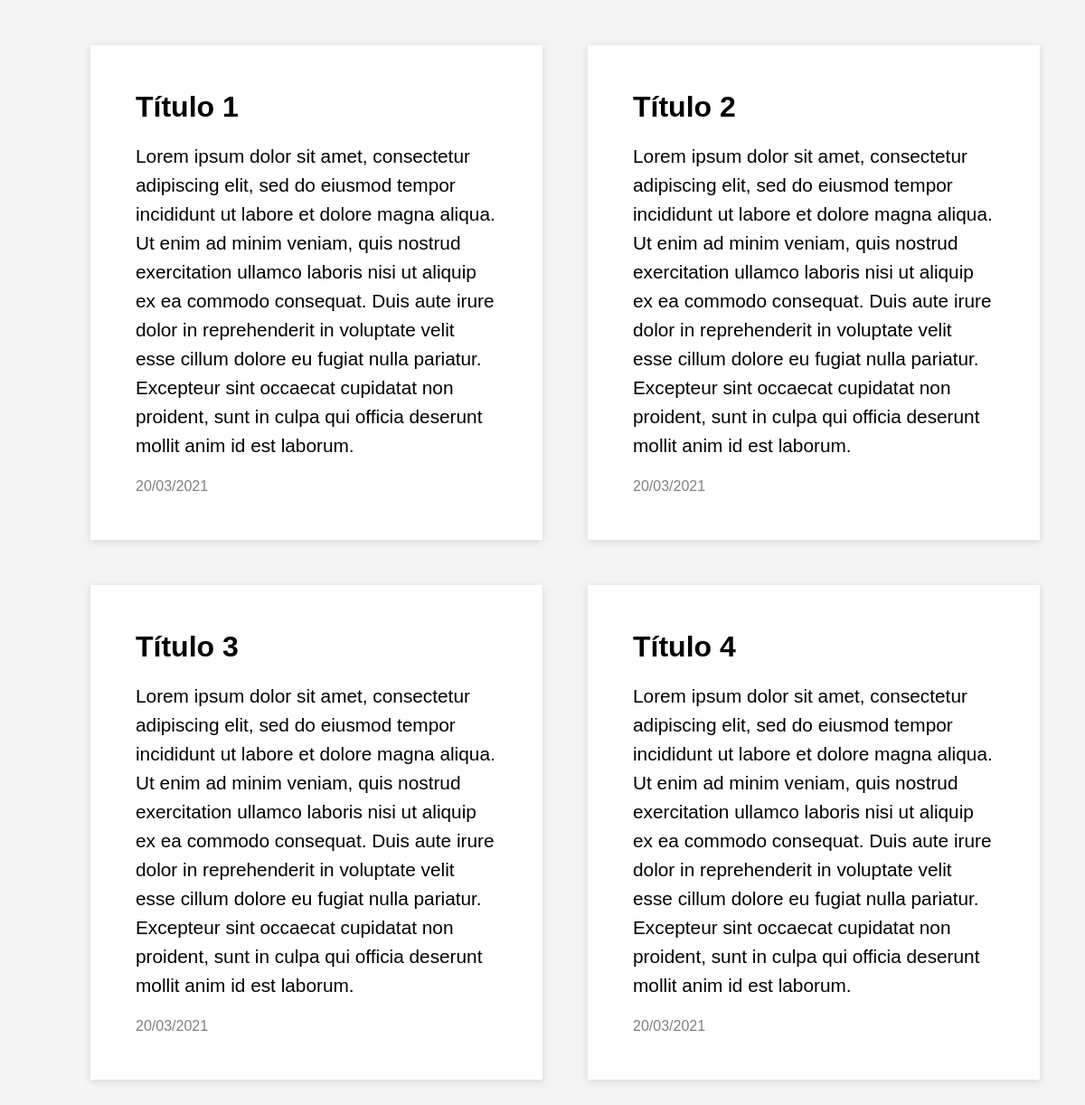
/posts/, run on the app's committed database.
### posts/models.py (models this page shows)
class Post(models.Model):
    title = models.CharField(max_length=120)
    description = models.TextField()
    date = models.CharField(max_length=10)

### posts/views.py (the view)
# urls.py: path('posts/', post_views)
def post_views(request):
    post_objects = Post.objects.all()
    context = {
        "post_objects": post_objects
    }
    return render(request, "index.html", context)

### posts/templates/index.html (shortened to what this page needs)
<!DOCTYPE html>
<html lang="pt-br" dir="ltr">
  <head>
    {% load static %}
    <link rel="stylesheet" href="{% static 'CSS/index.css' %}">
  </head>
  <body>
    <main>
      {% for post in post_objects %}
        <section>
          <h2>{{ post.title }}</h2>
          <p>{{ post.description }}</p>
          <div>{{ post.date }}</div>
        </section>
      {% endfor %}
    </main>
  </body>
</html>

### static/CSS/index.css (style rules this page uses)
* { margin: 0; padding: 0; }
html, body { min-height: 100%; height: 100%; overflow-x: hidden; }
main { width: 100%; height: auto; background-color: #f4f4f4; display: flex; flex-wrap: wrap; padding: 50px 100px; gap: 50px; }
main section { background-color: white; padding: 50px; width: 400px; font-family: Arial, sans-serif; box-shadow: rgba(99, 99, 99, 0.2) 0px 2px 8px 0px; }
main section h2 { font-size: 2rem; }
main section p { font-size: 1.3rem; margin: 20px 0; line-height: 2rem; }
main section div { opacity: 0.5; }

### data on the page
Post: title "Título 1", description "Lorem ipsum dolor sit amet, consectetur adipiscing elit, sed do eiusmod tempor incididunt ut labore et dolore magna aliqua. Ut enim ad minim veniam, quis nostrud exercitation ullamco laboris nisi ut aliquip ex ea commodo consequat. Duis aute irure dolor in reprehenderit in voluptate velit esse cillum dolore eu fugiat nulla pariatur. Excepteur sint occaecat cupidatat non proident, sunt in culpa qui officia deserunt mollit anim id est laborum.", date "20/03/2021"
Post: title "Título 2", description "Lorem ipsum dolor sit amet, consectetur adipiscing elit, sed do eiusmod tempor incididunt ut labore et dolore magna aliqua. Ut enim ad minim veniam, quis nostrud exercitation ullamco laboris nisi ut aliquip ex ea commodo consequat. Duis aute irure dolor in reprehenderit in voluptate velit esse cillum dolore eu fugiat nulla pariatur. Excepteur sint occaecat cupidatat non proident, sunt in culpa qui officia deserunt mollit anim id est laborum.", date "20/03/2021"
Post: title "Título 3", description "Lorem ipsum dolor sit amet, consectetur adipiscing elit, sed do eiusmod tempor incididunt ut labore et dolore magna aliqua. Ut enim ad minim veniam, quis nostrud exercitation ullamco laboris nisi ut aliquip ex ea commodo consequat. Duis aute irure dolor in reprehenderit in voluptate velit esse cillum dolore eu fugiat nulla pariatur. Excepteur sint occaecat cupidatat non proident, sunt in culpa qui officia deserunt mollit anim id est laborum.", date "20/03/2021"
Post: title "Título 4", description "Lorem ipsum dolor sit amet, consectetur adipiscing elit, sed do eiusmod tempor incididunt ut labore et dolore magna aliqua. Ut enim ad minim veniam, quis nostrud exercitation ullamco laboris nisi ut aliquip ex ea commodo consequat. Duis aute irure dolor in reprehenderit in voluptate velit esse cillum dolore eu fugiat nulla pariatur. Excepteur sint occaecat cupidatat non proident, sunt in culpa qui officia deserunt mollit anim id est laborum.", date "20/03/2021"
